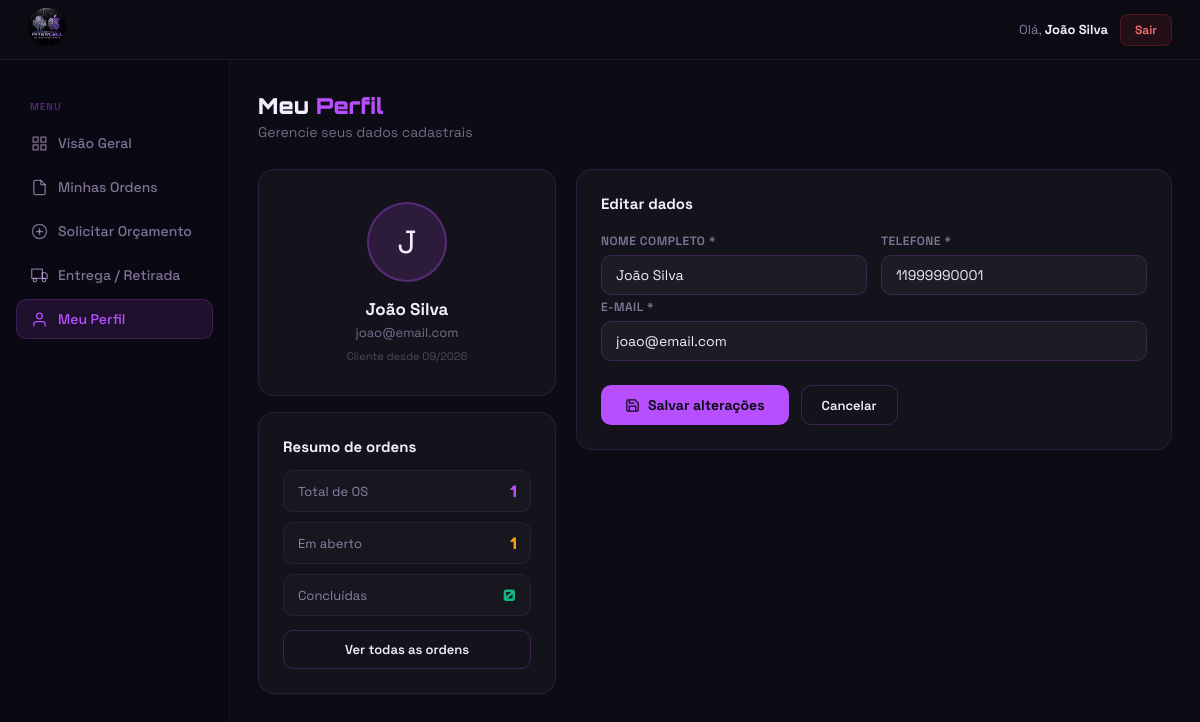
/pages/cliente/perfil.php (signed in), run on the app's committed database.
### tables this page shows
CREATE TABLE IF NOT EXISTS clientes (
    id        INT AUTO_INCREMENT PRIMARY KEY,
    nome      VARCHAR(120) NOT NULL,
    telefone  VARCHAR(20)  NOT NULL,
    email     VARCHAR(120),
    cpf       VARCHAR(14),
    criado_em DATETIME DEFAULT CURRENT_TIMESTAMP
);

### includes/config.php (called while the page is built, shortened)
<?php
function db(): PDO {
    static $pdo = null;
    if ($pdo === null) {
        $dsn = sprintf('mysql:host=%s;dbname=%s;charset=%s', DB_HOST, DB_NAME, DB_CHARSET);
        $pdo = new PDO($dsn, DB_USER, DB_PASS, [
            PDO::ATTR_ERRMODE            => PDO::ERRMODE_EXCEPTION,
            PDO::ATTR_DEFAULT_FETCH_MODE => PDO::FETCH_ASSOC,
            PDO::ATTR_EMULATE_PREPARES   => false,
        ]);
    }
    return $pdo;
}
function h(string $s): string {
    return htmlspecialchars($s, ENT_QUOTES, 'UTF-8');
}

### pages/cliente/perfil.php (the view, shortened to what this page needs)
<?php
require_once __DIR__ . '/../../includes/config.php';
$cid   = $_SESSION['cliente_id'];
$st = db()->prepare("SELECT c.nome, c.telefone, c.email, c.cpf, c.criado_em
                     FROM clientes c WHERE c.id = ?");
$st->execute([$cid]);
$cliente = $st->fetch();
$st = db()->prepare("SELECT
    COUNT(*) AS total,
    SUM(status NOT IN ('entregue','cancelado')) AS em_aberto,
    SUM(status = 'entregue') AS concluidas
    FROM ordens WHERE cliente_id = ?");
$st->execute([$cid]);
$resumo = $st->fetch();
require_once __DIR__ . '/../../includes/cliente_header.php';
?>
<h1 class="page-title">Meu <em>Perfil</em></h1>
<p class="page-sub">Gerencie seus dados cadastrais</p>
<div style="display:grid;grid-template-columns:1fr 2fr;gap:20px;align-items:start">
  <div style="display:flex;flex-direction:column;gap:16px">
    <div class="card" style="text-align:center;padding:32px 24px">
      <div style="width:80px;height:80px;border-radius:50%;background:rgba(184,79,255,0.15);border:2px solid rgba(184,79,255,0.3);display:flex;align-items:center;justify-content:center;margin:0 auto 16px;font-size:32px">
        <?= mb_strtoupper(mb_substr($cliente['nome'], 0, 1, 'UTF-8'), 'UTF-8') ?>
      </div>
      <div style="font-size:17px;font-weight:700;color:#f0eeff;margin-bottom:4px">
        <?= h($cliente['nome']) ?>
      </div>
      <div style="font-size:13px;color:rgba(220,200,255,0.5)">
        <?= h($cliente['email']) ?>
      </div>
      <div style="font-size:11px;color:rgba(220,200,255,0.3);margin-top:8px">
        Cliente desde <?= date('m/Y', strtotime($cliente['criado_em'])) ?>
      </div>
    </div>
    <div class="card">
      <p class="section-title" style="margin-bottom:14px">Resumo de ordens</p>
      <div style="display:flex;flex-direction:column;gap:10px">
        <?php foreach ([
          ['Total de OS',   $resumo['total'],      '#b84fff'],
          ['Em aberto',     $resumo['em_aberto'],  '#f59e0b'],
          ['Concluídas',    $resumo['concluidas'], '#10b981'],
        ] as [$label, $val, $cor]): ?>
        <div style="display:flex;justify-content:space-between;align-items:center;padding:10px 14px;background:rgba(255,255,255,0.02);border:1px solid rgba(255,255,255,0.05);border-radius:10px">
          <span style="font-size:13px;color:rgba(220,200,255,0.6)"><?= $label ?></span>
          <span style="font-family:'Orbitron',monospace;font-size:16px;font-weight:900;color:<?= $cor ?>">
            <?= (int)$val ?>
          </span>
        </div>
        <?php endforeach; ?>
      </div>
      <a href="minhas_ordens.php" class="btn-ghost" style="display:flex;justify-content:center;margin-top:14px;font-size:13px">
        Ver todas as ordens
      </a>
    </div>
  </div>
  <div class="card">
    <p class="section-title" style="margin-bottom:20px">Editar dados</p>
    <form method="POST">
      <div class="row2" style="margin-bottom:0">
        <div class="field">
          <label>Nome completo *</label>
          <input type="text" name="nome"
                 value="<?= h($cliente['nome']) ?>"
                 placeholder="Seu nome completo" required/>
        </div>
        <div class="field">
          <label>Telefone *</label>
          <input type="tel" name="telefone"
                 value="<?= h($cliente['telefone']) ?>"
                 placeholder="(11) 99999-0000" required/>
        </div>
      </div>
      <label style="margin-top:4px">E-mail *</label>
      <input type="email" name="email"
             value="<?= h($cliente['email']) ?>"
             placeholder="seu@email.com" required/>
      <div style="display:flex;gap:12px;margin-top:8px">
        <button type="submit" class="btn-primary">
          <svg width="15" height="15" viewBox="0 0 24 24" fill="none" stroke="currentColor" stroke-width="2">
            <path d="M19 21H5a2 2 0 0 1-2-2V5a2 2 0 0 1 2-2h11l5 5v11a2 2 0 0 1-2 2z"/>
            <polyline points="17 21 17 13 7 13 7 21"/>
            <polyline points="7 3 7 8 15 8"/>
          </svg>
          Salvar alterações
        </button>
        <a href="dashboard.php" class="btn-ghost">Cancelar</a>
      </div>
    </form>
  </div>
</div>
<?php require_once __DIR__ . '/../../includes/cliente_footer.php'; ?>

### css/cliente.css (style rules this page uses)
*, *::before, *::after { box-sizing: border-box; margin: 0; padding: 0; }
body { background: #0d0b14; font-family: 'Space Grotesk', sans-serif; color: #f0eeff; min-height: 100vh; display: flex; flex-direction: column; }
a { text-decoration: none; color: inherit; }
.card { background: rgba(255,255,255,0.03); border: 1px solid rgba(184,79,255,0.15); border-radius: 16px; padding: 24px; }
.page-title { font-family: 'Orbitron', monospace; font-size: 22px; font-weight: 900; margin-bottom: 4px; }
.page-title em { font-style: normal; color: #b84fff; }
.page-sub { font-size: 14px; color: rgba(220,200,255,0.5); margin-bottom: 28px; }
.section-title { font-size: 15px; font-weight: 700; margin-bottom: 16px; color: #f0eeff; }
label { display: block; font-size: 12px; font-weight: 600; color: rgba(220,200,255,0.55); letter-spacing: .5px; text-transform: uppercase; margin-bottom: 6px; }
input, select, textarea { width: 100%; background: rgba(255,255,255,0.04); border: 1px solid rgba(184,79,255,0.2); border-radius: 10px; padding: 10px 14px; color: #f0eeff; font-size: 14px; font-family: 'Space Grotesk', sans-serif; outline: none; transition: border-color .2s; margin-bottom: 16px; }
.row2 { display: grid; grid-template-columns: 1fr 1fr; gap: 14px; }
.field { margin-bottom: 0; }
.field input, .field select, .field textarea { margin-bottom: 0; }
.btn-primary { background: #b84fff; color: #0d0b14; border: none; border-radius: 10px; padding: 11px 24px; font-size: 14px; font-weight: 700; cursor: pointer; font-family: 'Space Grotesk', sans-serif; display: inline-flex; align-items: center; gap: 8px; transition: background .2s; }
.btn-ghost { background: transparent; color: #f0eeff; border: 1px solid rgba(184,79,255,0.25); border-radius: 10px; padding: 10px 20px; font-size: 13px; font-weight: 600; cursor: pointer; font-family: 'Space Grotesk', sans-serif; display: inline-flex; align-items: center; gap: 8px; }

### data on the page
clientes: nome "J", nome "João Silva", email "joao@email.com", criado_em "09/2026", telefone "11999990001"

### other printed values
$_SESSION['cliente_nome'] "João Silva"
$label "Total de OS"
$val "1"
$label "Em aberto"
$label "Concluídas"
$val "0"
